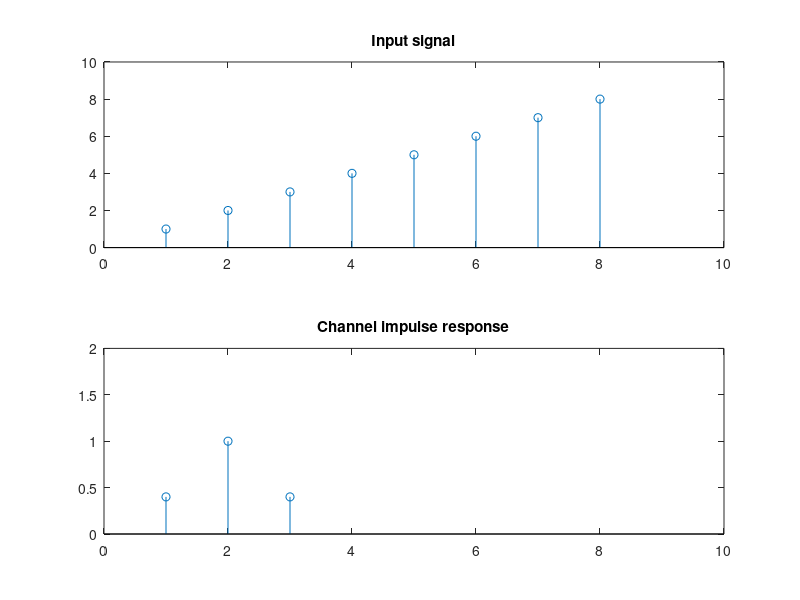
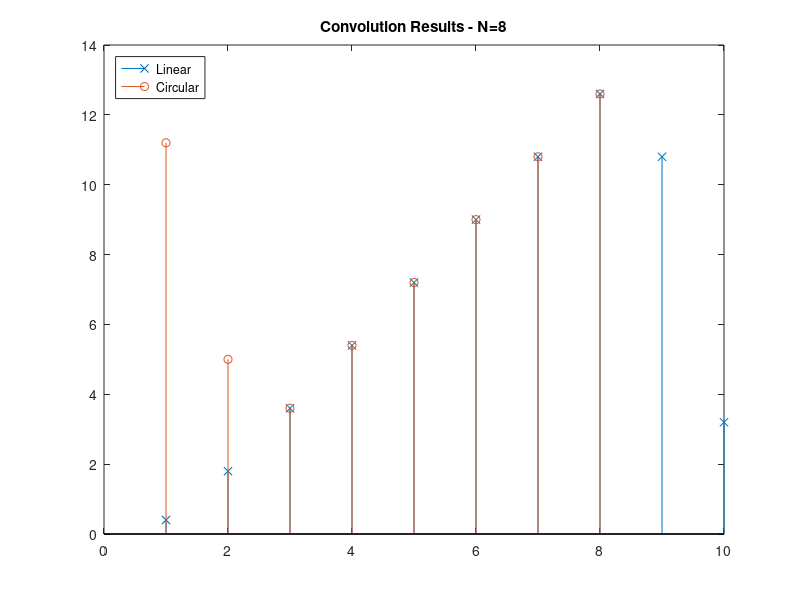
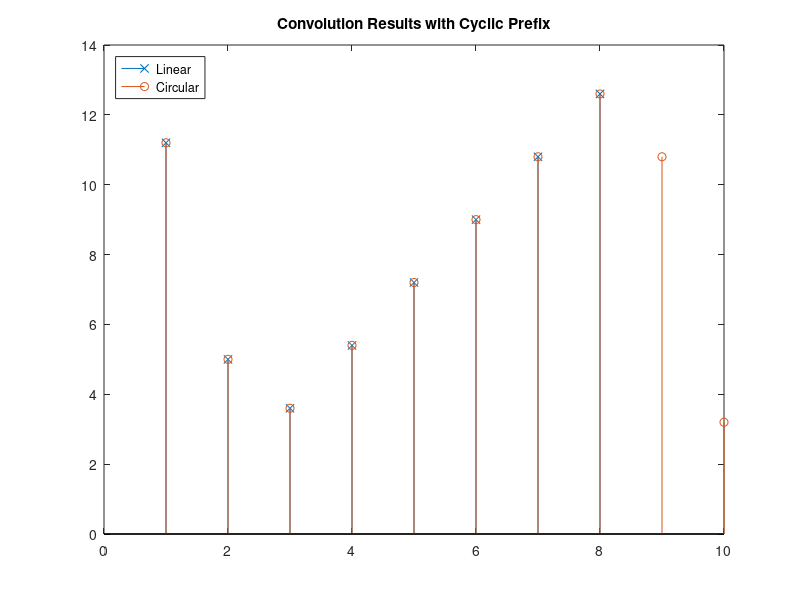

These charts were generated, in order, by the following MATLAB code:
u1 = 1:8; 
h = [0.4 1 0.4];

figure(1)
clf;
subplot(2,1,1)
stem(u1);
axis([0 10 0 10])
title("Input signal")
subplot(2,1,2)
stem(h);
axis([0 10 0 2])
title("Channel impulse response")

N = length(u1);
yl1 = conv(u1,h);
yc1 = cconv(u1,h,N);
figure(2)
clf;
stem(yl1,"x")
hold on;
stem(yc1,"o")
title(["Convolution Results - N=",int2str(N)])
legend ("Linear","Circular","Location","northwest")

L = length(h);      % Length of channel
N = length(u1);     % Length of input signal
ucp = u1(N-L+1:N);  % Use last samples of input signal as the CP
u2 = [ucp u1];      % Prepend the CP to the input signal
yl2 = conv(u2,h);   % Convolution of input+CP and channel
yl2 = yl2(L+1:end); % Remove CP to compare signals
figure(3);
clf;
stem(yc1,"x")
hold on;
stem(yl2,"o")
title("Convolution Results with Cyclic Prefix")
legend ("Linear","Circular","Location","northwest")

if max(yc1 - yl2(1:N)) < 1e-8
    disp("Linear and circular convolution sequences match.")
else
    disp("Received symbols do not match transmitted symbols.")
end